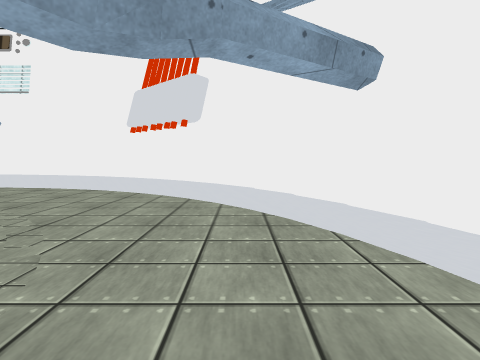
[1] (above)

16 first-person views from a walk through a Unity game level. The camera is 1.2 m above the floor, tilts 4° down and sees 75° across. Doors are open. The floor is counted in squares, 1 m on a side. Each view is taken from the middle of a square. On the plan, view 1 faces up. The plan holds only what a view shows up to about 13 squares ahead; the rest is blank. The place goes on beyond the plan. Some animated figures are left out. Some surface patterns are stand-ins.

[2]
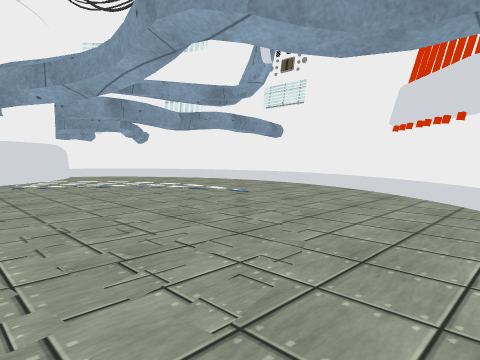

[3]
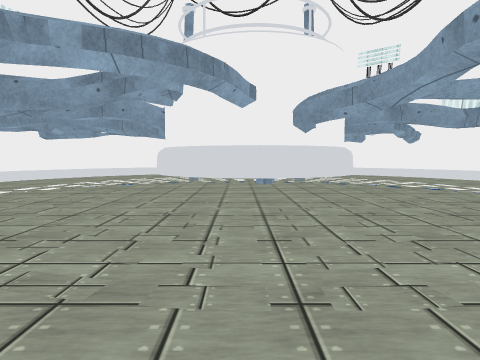

[4]
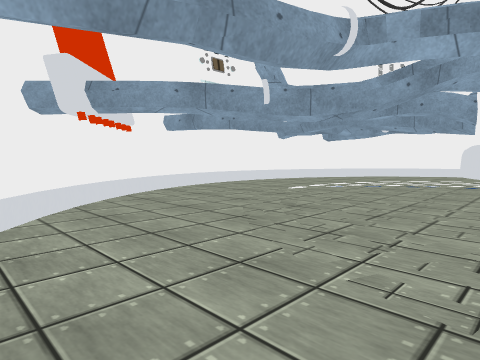

[5]
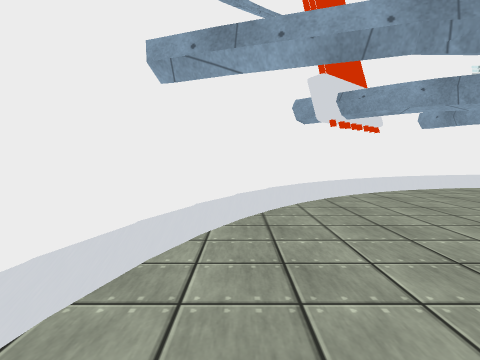

[6]
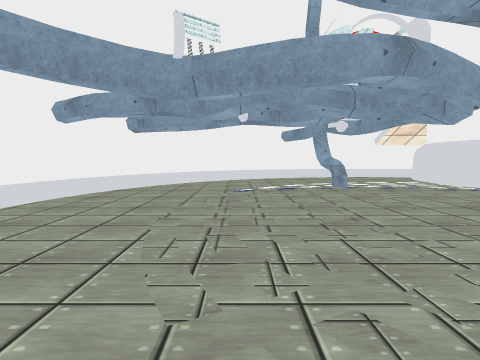

[7]
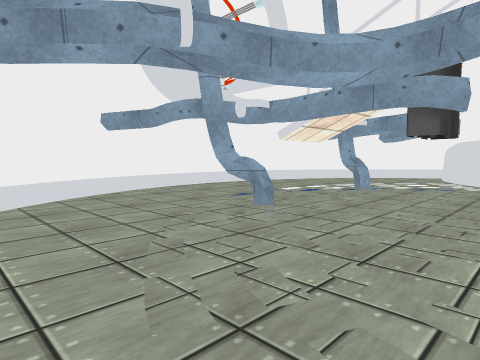

[8]
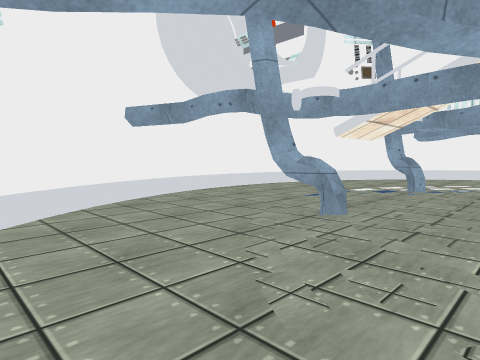

[9]
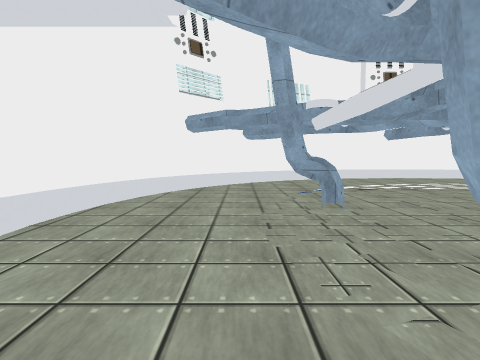

[10]
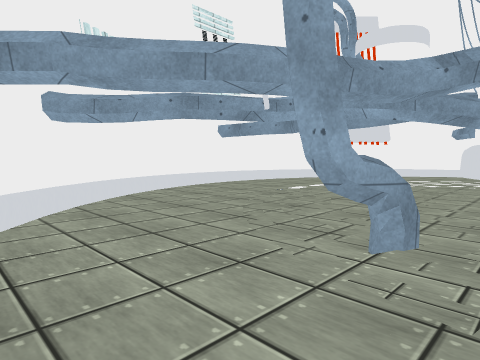

[11]
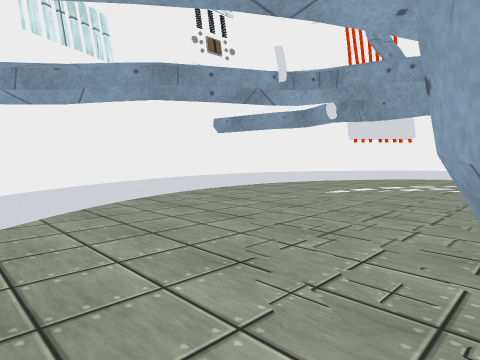

[12]
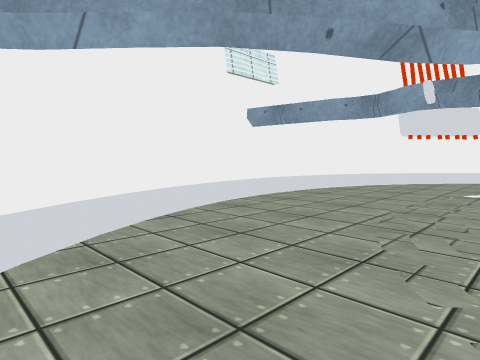

[13]
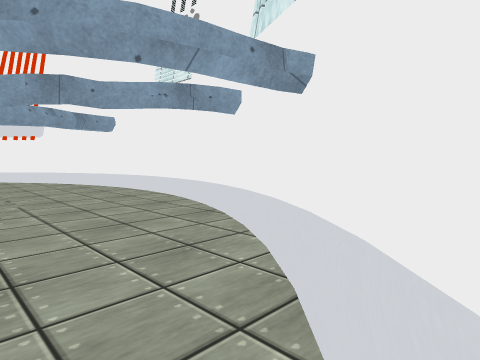

[14]
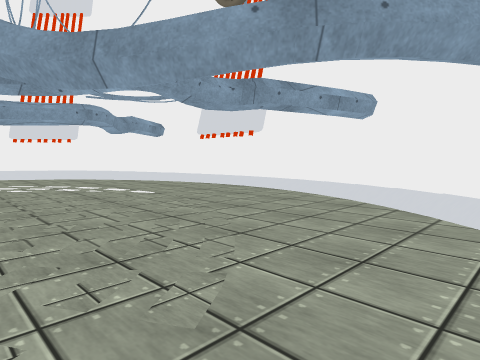

[15]
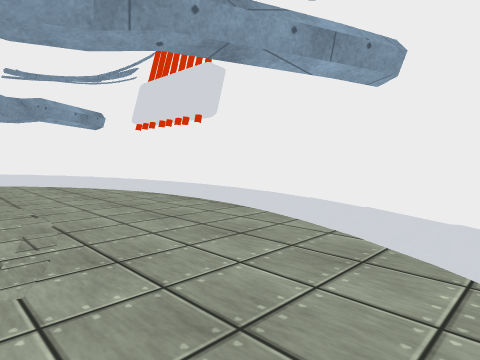

[16]
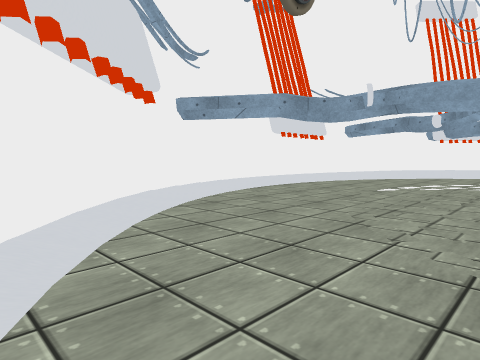

### Floor plan
Key: @ floor where view 1 was taken; # wall or solid block; . floor; = window, fence, low wall or low ledge; v drop or lower ground; O other object.
Columns run from 24 left of view 1 to 3 right of it. Each row starts with its distance up from view 1.
 13         ############
 12       ###=........####
 11      ##.............###
 10    ###...............###
  9    ##.................###
  8    #......vvvvvvvv......##
  7  ## ....vvv=v=vv=vvv.....#
  6  #.....v=v==vvvv=vv=v....##
  5 ##....v==vvvv==vvvv==v....#
  4 #O....vvvv========vvvv....##
  3 #.....#=v===####===vvvv....#
  2 #....v#=v=  #  ##==v==v....#
  1 #....vvvv=  #   ##=vvvv... #
  0 #....vvv==# ##  ##==vvv.@. #
 -1 #....v=v==#     ##==v=v... #
 -2 #....vvvv=##    ##=vvvv... #
 -3 #....v#=v==######==v==v....#
 -4 #.....#=v===####===v=vv....#
 -5 ##....vvvv========vvvv....##
 -6 ##....v==vvvv==vvvv==v....#
 -7  #.....v=vv=vvvv=vv=v....##
 -8  ##.....vvv=v=vv=vvv.....#
 -9   ##......vvvvvvvv......##
-10    ##.................###
-11    ###...............###
-12     ####............###
-13       ###=........####
-14         ############

Positions as (right, up) in squares from view 1, and headings:
1: (0, 0), facing up
2: (0, 0), facing up-left
3: (1, -1), facing left
4: (1, -2), facing down-left
5: (1, -1), facing down
6: (-4, -8), facing left
7: (-12, -10), facing up-left
8: (-14, -10), facing up-left
9: (-20, -6), facing up
10: (-22, 1), facing up-right
11: (-20, 3), facing up-right
12: (-19, 6), facing up-right
13: (-21, -8), facing down-right
14: (-7, -10), facing up-right
15: (-3, -8), facing up-right
16: (-6, 11), facing down-right
